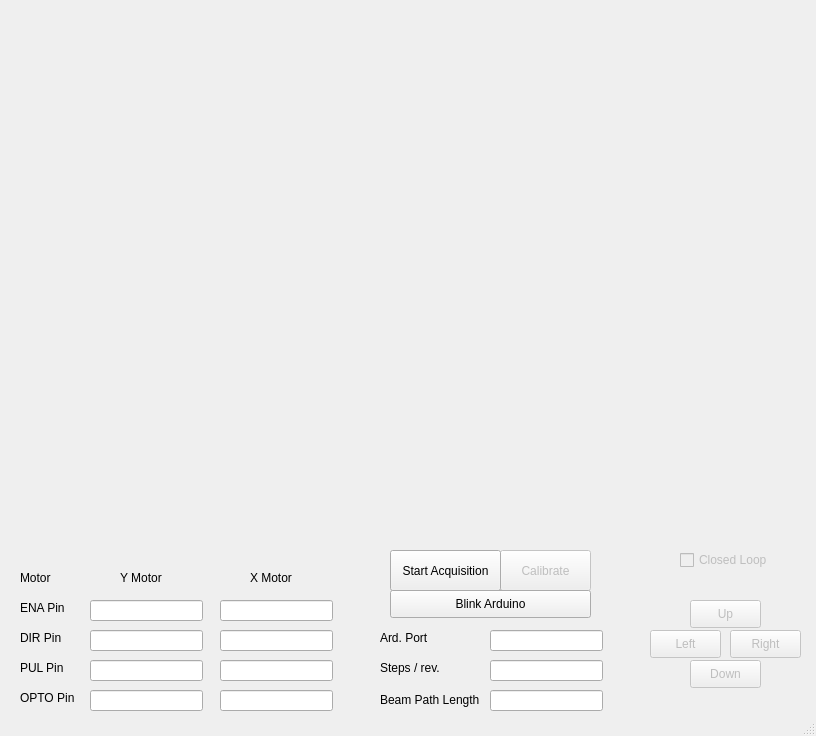
<?xml version="1.0" encoding="UTF-8"?>
<ui version="4.0">
 <class>Arduino_Control</class>
 <widget class="QMainWindow" name="Arduino_Control">
  <property name="geometry">
   <rect>
    <x>0</x>
    <y>0</y>
    <width>816</width>
    <height>736</height>
   </rect>
  </property>
  <property name="windowTitle">
   <string>Beam Control</string>
  </property>
  <widget class="QWidget" name="centralwidget">
   <widget class="QPushButton" name="up_button">
    <property name="enabled">
     <bool>false</bool>
    </property>
    <property name="geometry">
     <rect>
      <x>690</x>
      <y>600</y>
      <width>71</width>
      <height>28</height>
     </rect>
    </property>
    <property name="text">
     <string>Up</string>
    </property>
   </widget>
   <widget class="QPushButton" name="left_button">
    <property name="enabled">
     <bool>false</bool>
    </property>
    <property name="geometry">
     <rect>
      <x>650</x>
      <y>630</y>
      <width>71</width>
      <height>28</height>
     </rect>
    </property>
    <property name="text">
     <string>Left</string>
    </property>
   </widget>
   <widget class="QPushButton" name="right_button">
    <property name="enabled">
     <bool>false</bool>
    </property>
    <property name="geometry">
     <rect>
      <x>730</x>
      <y>630</y>
      <width>71</width>
      <height>28</height>
     </rect>
    </property>
    <property name="text">
     <string>Right</string>
    </property>
   </widget>
   <widget class="QPushButton" name="down_button">
    <property name="enabled">
     <bool>false</bool>
    </property>
    <property name="geometry">
     <rect>
      <x>690</x>
      <y>660</y>
      <width>71</width>
      <height>28</height>
     </rect>
    </property>
    <property name="text">
     <string>Down</string>
    </property>
   </widget>
   <widget class="QLineEdit" name="Beam_path_length">
    <property name="geometry">
     <rect>
      <x>490</x>
      <y>690</y>
      <width>113</width>
      <height>21</height>
     </rect>
    </property>
   </widget>
   <widget class="QLabel" name="label">
    <property name="geometry">
     <rect>
      <x>380</x>
      <y>690</y>
      <width>111</width>
      <height>20</height>
     </rect>
    </property>
    <property name="text">
     <string>Beam Path Length</string>
    </property>
   </widget>
   <widget class="QCheckBox" name="closed_loop_option">
    <property name="enabled">
     <bool>false</bool>
    </property>
    <property name="geometry">
     <rect>
      <x>680</x>
      <y>550</y>
      <width>91</width>
      <height>20</height>
     </rect>
    </property>
    <property name="text">
     <string>Closed Loop</string>
    </property>
   </widget>
   <widget class="QLabel" name="cam_view_arduino">
    <property name="geometry">
     <rect>
      <x>40</x>
      <y>10</y>
      <width>721</width>
      <height>521</height>
     </rect>
    </property>
    <property name="text">
     <string/>
    </property>
    <property name="scaledContents">
     <bool>false</bool>
    </property>
    <property name="alignment">
     <set>Qt::AlignCenter</set>
    </property>
   </widget>
   <widget class="QLineEdit" name="ENA_Pin_Y">
    <property name="geometry">
     <rect>
      <x>90</x>
      <y>600</y>
      <width>113</width>
      <height>21</height>
     </rect>
    </property>
   </widget>
   <widget class="QLineEdit" name="DIR_Pin_Y">
    <property name="geometry">
     <rect>
      <x>90</x>
      <y>630</y>
      <width>113</width>
      <height>21</height>
     </rect>
    </property>
   </widget>
   <widget class="QLineEdit" name="PUL_Pin_Y">
    <property name="geometry">
     <rect>
      <x>90</x>
      <y>660</y>
      <width>113</width>
      <height>21</height>
     </rect>
    </property>
   </widget>
   <widget class="QLineEdit" name="OPTO_Pin_Y">
    <property name="geometry">
     <rect>
      <x>90</x>
      <y>690</y>
      <width>113</width>
      <height>21</height>
     </rect>
    </property>
   </widget>
   <widget class="QLineEdit" name="OPTO_Pin_X">
    <property name="geometry">
     <rect>
      <x>220</x>
      <y>690</y>
      <width>113</width>
      <height>21</height>
     </rect>
    </property>
   </widget>
   <widget class="QLineEdit" name="ENA_Pin_X">
    <property name="geometry">
     <rect>
      <x>220</x>
      <y>600</y>
      <width>113</width>
      <height>21</height>
     </rect>
    </property>
   </widget>
   <widget class="QLineEdit" name="PUL_Pin_X">
    <property name="geometry">
     <rect>
      <x>220</x>
      <y>660</y>
      <width>113</width>
      <height>21</height>
     </rect>
    </property>
   </widget>
   <widget class="QLineEdit" name="DIR_Pin_X">
    <property name="geometry">
     <rect>
      <x>220</x>
      <y>630</y>
      <width>113</width>
      <height>21</height>
     </rect>
    </property>
   </widget>
   <widget class="QLabel" name="label_2">
    <property name="geometry">
     <rect>
      <x>120</x>
      <y>570</y>
      <width>56</width>
      <height>16</height>
     </rect>
    </property>
    <property name="text">
     <string>Y Motor</string>
    </property>
   </widget>
   <widget class="QLabel" name="label_3">
    <property name="geometry">
     <rect>
      <x>250</x>
      <y>570</y>
      <width>56</width>
      <height>16</height>
     </rect>
    </property>
    <property name="text">
     <string>X Motor</string>
    </property>
   </widget>
   <widget class="QLabel" name="label_4">
    <property name="geometry">
     <rect>
      <x>20</x>
      <y>570</y>
      <width>56</width>
      <height>16</height>
     </rect>
    </property>
    <property name="text">
     <string>Motor</string>
    </property>
   </widget>
   <widget class="QLabel" name="label_5">
    <property name="geometry">
     <rect>
      <x>20</x>
      <y>600</y>
      <width>56</width>
      <height>16</height>
     </rect>
    </property>
    <property name="text">
     <string>ENA Pin</string>
    </property>
   </widget>
   <widget class="QLabel" name="label_6">
    <property name="geometry">
     <rect>
      <x>20</x>
      <y>630</y>
      <width>56</width>
      <height>16</height>
     </rect>
    </property>
    <property name="text">
     <string>DIR Pin</string>
    </property>
   </widget>
   <widget class="QLabel" name="label_7">
    <property name="geometry">
     <rect>
      <x>20</x>
      <y>660</y>
      <width>56</width>
      <height>16</height>
     </rect>
    </property>
    <property name="text">
     <string>PUL Pin</string>
    </property>
   </widget>
   <widget class="QLabel" name="label_8">
    <property name="geometry">
     <rect>
      <x>20</x>
      <y>690</y>
      <width>56</width>
      <height>16</height>
     </rect>
    </property>
    <property name="text">
     <string>OPTO Pin</string>
    </property>
   </widget>
   <widget class="QPushButton" name="calibrate_motors">
    <property name="enabled">
     <bool>false</bool>
    </property>
    <property name="geometry">
     <rect>
      <x>500</x>
      <y>550</y>
      <width>91</width>
      <height>41</height>
     </rect>
    </property>
    <property name="text">
     <string>Calibrate</string>
    </property>
   </widget>
   <widget class="QLabel" name="label_9">
    <property name="geometry">
     <rect>
      <x>380</x>
      <y>630</y>
      <width>81</width>
      <height>16</height>
     </rect>
    </property>
    <property name="text">
     <string>Ard. Port</string>
    </property>
   </widget>
   <widget class="QLineEdit" name="ARD_Port">
    <property name="geometry">
     <rect>
      <x>490</x>
      <y>630</y>
      <width>113</width>
      <height>21</height>
     </rect>
    </property>
   </widget>
   <widget class="QLabel" name="label_10">
    <property name="geometry">
     <rect>
      <x>380</x>
      <y>660</y>
      <width>81</width>
      <height>16</height>
     </rect>
    </property>
    <property name="text">
     <string>Steps / rev.</string>
    </property>
   </widget>
   <widget class="QLineEdit" name="StepsPerRev">
    <property name="geometry">
     <rect>
      <x>490</x>
      <y>660</y>
      <width>113</width>
      <height>21</height>
     </rect>
    </property>
    <property name="text">
     <string/>
    </property>
   </widget>
   <widget class="QPushButton" name="start_acquisition_ard">
    <property name="geometry">
     <rect>
      <x>390</x>
      <y>550</y>
      <width>111</width>
      <height>41</height>
     </rect>
    </property>
    <property name="text">
     <string>Start Acquisition</string>
    </property>
   </widget>
   <widget class="QPushButton" name="blink_ard">
    <property name="geometry">
     <rect>
      <x>390</x>
      <y>590</y>
      <width>201</width>
      <height>28</height>
     </rect>
    </property>
    <property name="text">
     <string>Blink Arduino</string>
    </property>
   </widget>
  </widget>
  <widget class="QStatusBar" name="statusbar"/>
 </widget>
 <resources/>
 <connections/>
</ui>
